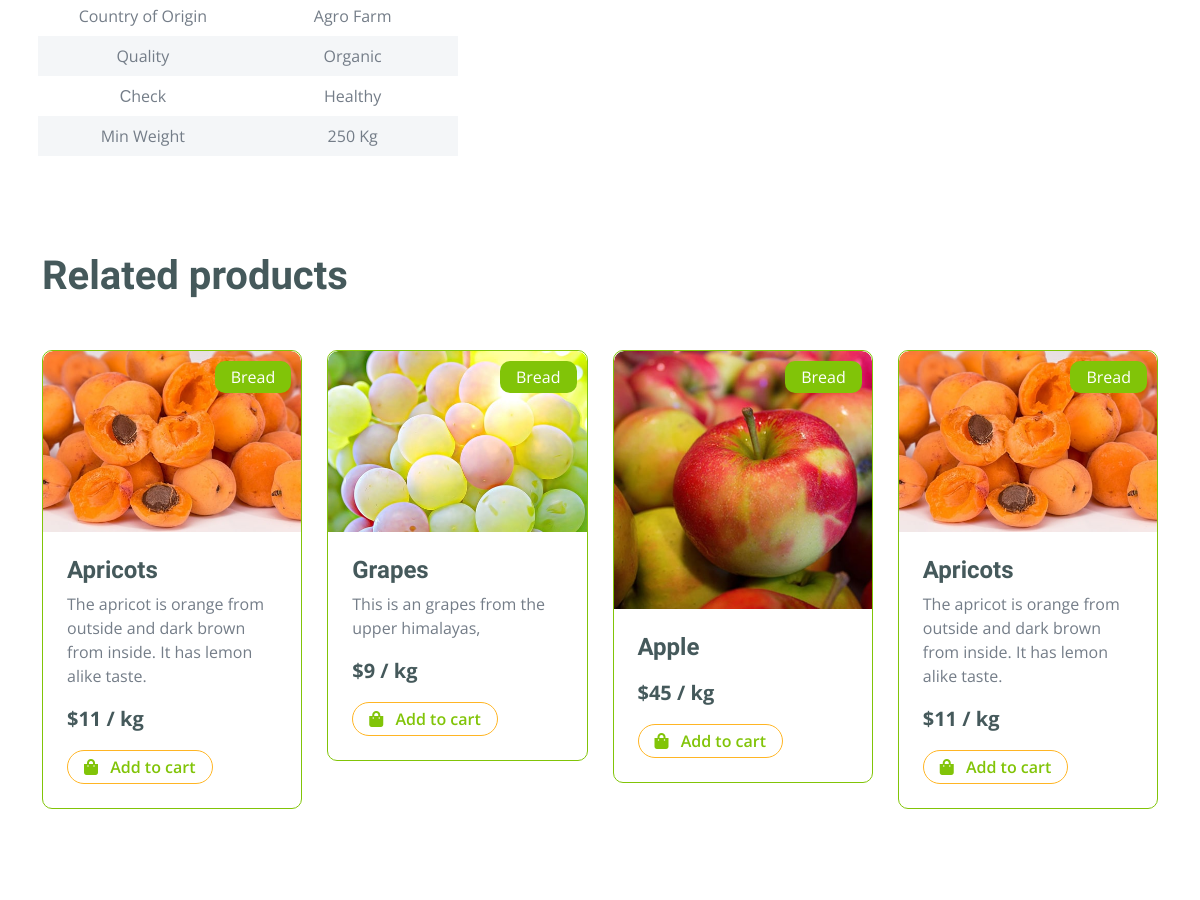
Before: /detail/breaditem1 (middle part) with the older database file.
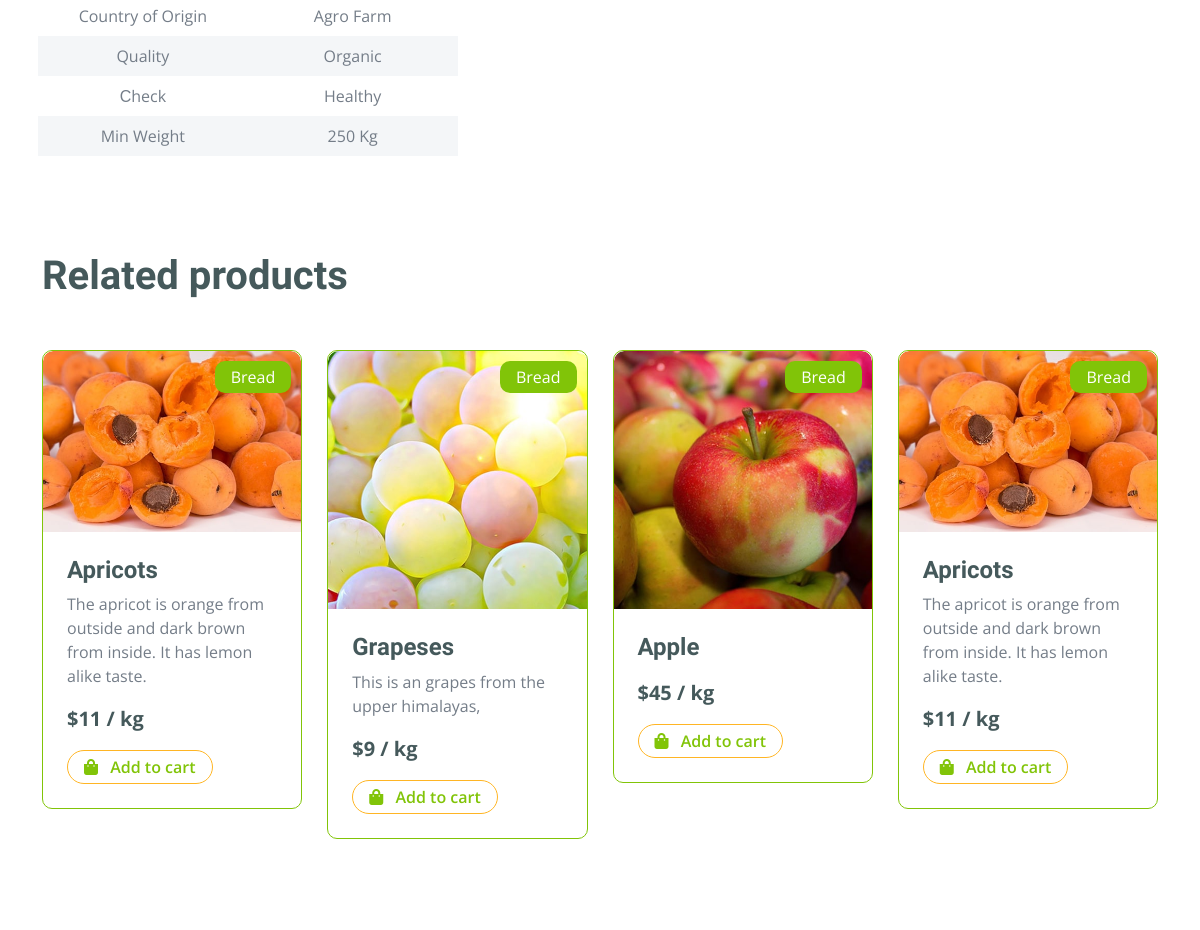
After: the same page with the newer database file.
### home/models.py (models this page shows, shortened)
class Product(models.Model):
    name = models.CharField(max_length=100)
    price = models.IntegerField()
    image = models.ImageField(upload_to='media')
    description = models.TextField(blank=True)
    slug = models.TextField(unique=True)
    category = models.ForeignKey(Category, on_delete=models.CASCADE)
    labels = models.CharField(max_length=100, choices=LABELS)
    class Meta:
        ordering = ('id', 'name', 'price')

class Category(models.Model):
    name = models.CharField(max_length=300, unique=True)
    slug = models.SlugField(max_length=300, unique=True)
    def __str__(self):
        return self.name

### home/views.py (the view)
# urls.py: path("detail/<slug>", DetailView.as_view(), name='detail'),
class DetailView(BaseView):
    def get(self, request, slug):
        self.views['detail_products'] = Product.objects.filter(slug=slug)
        cat_id = Product.objects.get(slug=slug).category_id
        self.views['related_products'] = Product.objects.filter(category_id=cat_id)
        self.views['product_reviews'] = ProductReviews.objects.filter(slug=slug)
        return render(request, 'shop-detail.html', self.views)

### templates/shop-detail.html (shortened to what the changed rows need)
{% extends 'base.html' %}
{% load static %}
{% block content %}
        <div class="container-fluid py-5 mt-5">
            <div class="container py-5">
                <h1 class="fw-bold mb-0">Related products</h1>
                <div class="vesitable">
                    <div class="owl-carousel vegetable-carousel justify-content-center">
                        {% for related in related_products%}
                        <div class="border border-primary rounded position-relative vesitable-item">
                            <div class="vesitable-img">
                                <img src="{{related.image.url}}" class="img-fluid w-100 rounded-top" alt="">
                            </div>
                            <div class="text-white bg-primary px-3 py-1 rounded position-absolute" style="top: 10px; right: 10px;">{{related.category}}</div>
                            <div class="p-4 pb-0 rounded-bottom">
                                <h4>{{related.name}}</h4>
                                <p>{{related.description}}</p>
                                <div class="d-flex justify-content-between flex-lg-wrap">
                                    <p class="text-dark fs-5 fw-bold">${{related.price}} / kg</p>
                                    <a href="/add_to_cart/{{related.slug}}" class="btn border border-secondary rounded-pill px-3 py-1 mb-4 text-primary"><i class="fa fa-shopping-bag me-2 text-primary"></i> Add to cart</a>
                                </div>
                            </div>
                        </div>
                        {% endfor %}
                    </div>
                </div>
            </div>
        </div>
{% endblock %}

Changed rows visible on the page:
changed Product "This is an grapes from the upper himalayas,": image: a different picture; name "Grapes" → "Grapeses"
